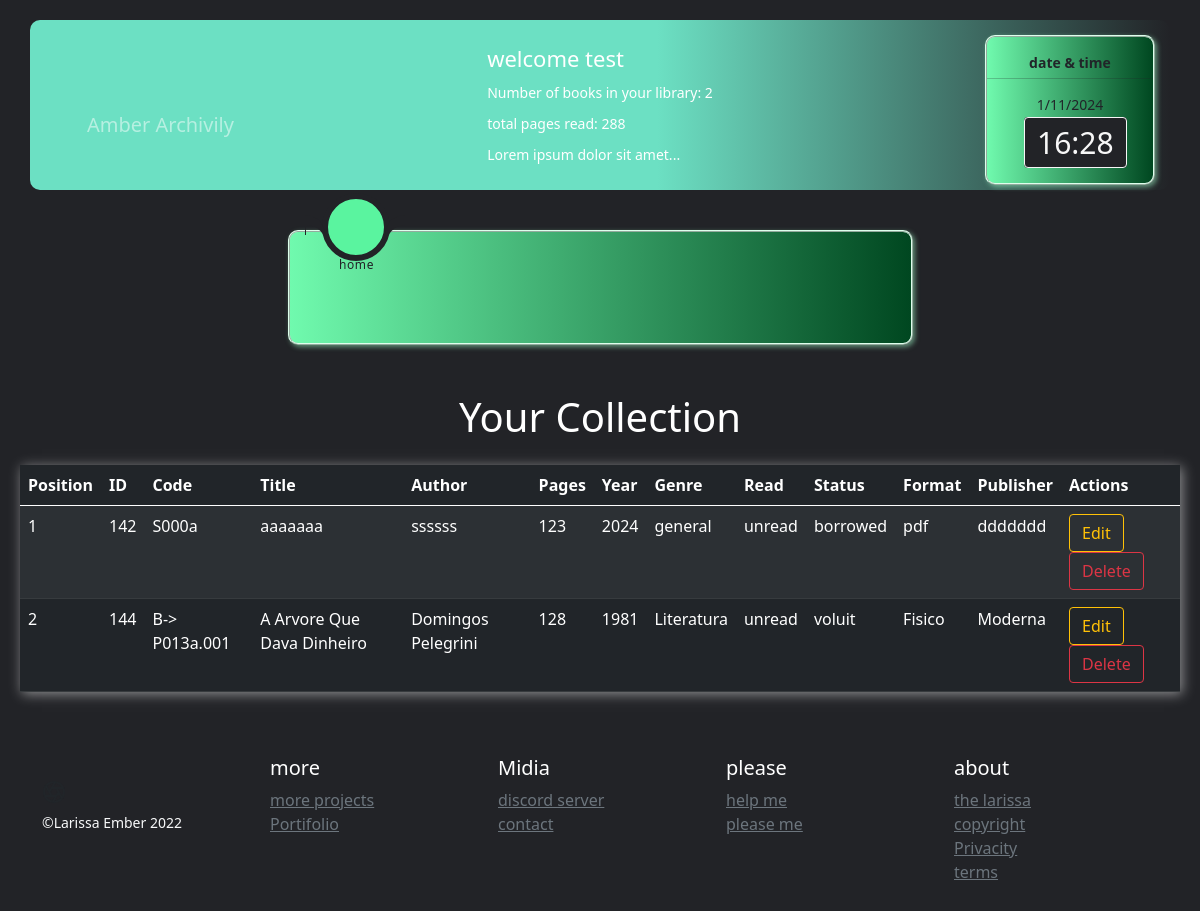
The page /your_collection (signed in) on the database its author committed.
### app/__init__.py (models this page shows, shortened)
class User(db.Model):
    __tablename__ = 'users'
    id = db.Column(db.Integer, primary_key=True)
    username = db.Column(db.String(), unique=True, nullable=False)
    password_hash = db.Column(db.String(), nullable=False)
    name = db.Column(db.String(), nullable=False)
    books = db.relationship('Book', backref='user', lazy=True)
    user_readings = db.relationship('UserReadings', backref='user', lazy=True)  # atributo de relacionamento
    sum_pages = db.Column(db.Integer)
    @property
    def is_authenticated(self):
        return True
    def __repr__(self):
        return f'{self.name}'

class Book(db.Model):
    __tablename__ = 'books'
    id = db.Column(db.Integer, primary_key=True)
    code = db.Column(db.String(8), unique=True, nullable=False)
    title = db.Column(db.String(200), nullable=False)
    author = db.Column(db.String(100), nullable=False)
    publisher = db.Column(db.String(100), nullable=False)
    year = db.Column(db.Integer, nullable=False)
    pages = db.Column(db.Integer, nullable=False)
    status = db.Column(db.String(50), nullable=False)  # 'available', 'borrowed', or 'ex-libris'
    format = db.Column(db.String(50), nullable=False)  # 'physical', 'e-book', or 'pdf'
    read = db.Column(db.String(10), nullable=False)
    genre = db.Column(db.String(50), nullable=False)
    completion_date = db.Column(db.String(11), nullable=True)
    user_id = db.Column(db.Integer, db.ForeignKey('users.id'), nullable=False)
    user_readings = db.relationship('UserReadings', backref='book', lazy=True)  # Adicione este atributo de relacionamento
    loan_id = db.Column(db.Integer, db.ForeignKey('loans.id'), nullable=True)  # Chave estrangeira para a tabela Loan
    loan = db.relationship('Loan', backref='book', uselist=False,foreign_keys="[Loan.book_id]")

### app/controllers/defaut.py (the view)
@app.route('/your_collection')
def your_collection():
    user = get_logged_in_user()
    if not user:
        return redirect('/login')
    books = Book.query.filter_by(user_id=user.id).all()
    return render_template('your_collection.html', books=books)

### app/controllers/defaut.py (called while the page is built)
@lm.user_loader
def load_user(user_id):
    return User.query.get(int(user_id))

def get_logged_in_user():
    if current_user.is_authenticated:
        return current_user
    else:
        return None

### app/templates/your_collection.html (shortened to what this page needs)
{% extends 'base.html' %}
{% block content %}
<h1 class="text-white text-center my-4">Your Collection</h1>
<div class="table-responsive-md table-responsive-sm table-responsive-xl table-responsive-lg">
  <table class="table table-striped table-hover table-dark ">
    <thead>
      <tr>
        <th>Position</th>
        <th>ID</th>
        <th>Code</th>
        <th>Title</th>
        <th>Author</th>
        <th>Pages</th>
        <th>Year</th>
        <th>Genre</th>
        <th>Read</th>
        <th>Status</th>
        <th>Format</th>
        <th>Publisher</th>
        <th>Actions</th>
      </tr>
    </thead>
    <tbody>
      {% for book in books %}
      <tr>
        <td>{{ loop.index }}</td>
        <td>{{ book.id }}</td>
        <td>{{ book.code }}</td>
        <td>{{ book.title }}</td>
        <td>{{ book.author }}</td>
        <td>{{ book.pages }}</td>
        <td>{{ book.year }}</td>
        <td>{{ book.genre }}</td>
        <td>
          {% if book.read == 'read' %}
          {% if book.completion_date %}
          <span data-toggle="tooltip" data-placement="top" title="{{ book.completion_date }}">
            {{ book.read }}
          </span>
          {% else %}
          {{ book.read }}
          {% endif %}
          {% else %}
          {{ book.read }}
          {% endif %}
        </td>
        <td>
          {% if book.status in ['borrowed'] and book.loan %}
          <span data-toggle="tooltip" data-placement="top" title="loaned to: {{ book.loan.lender }}">{{ book.status }}
          </span>
          {% elif book.status in ['voluit']  %}
          <span data-toggle="tooltip" data-placement="top" title="loaned by: {{ book.loan.borrower }}">
          {{ book.status }}
          </span>
          {% else %}
          {{book.status}}
          {% endif %}
        </td>
        <td>{{ book.format }}</td>
        <td>{{ book.publisher }}</td>
        <td>
          <a href="{{ url_for('edit_book', book_id=book.id) }}" class="btn btn-outline-warning">Edit</a>
          <button class="btn btn-outline-danger"
            onclick="confirmDelete({{ book.id }}, '{{ book.status }}')">Delete</button>
        </td>
      </tr>
      {% endfor %}
  </table>
</div>
{% endblock %}

### app/templates/base.html (shortened to what this page needs)
<!DOCTYPE html>
<html lang="en">
<head>
  <link rel="stylesheet" href="../static/css/fonts.css" type="text/css">
  <link rel="stylesheet" href="https://cdn.jsdelivr.net/npm/bootstrap@5.0.1/dist/css/bootstrap.min.css">
  <link rel="stylesheet" href="{{ url_for('static', filename='css/style.css') }}">
</head>
<body>
  <div class="d-none d-md-block d-lg-block d-xl-block">
    <header>
      {% if current_user.is_authenticated %}
      <div id="hide" class="container bg-dark text-white">
        <a class="navbar-brand text-white-50" href="/home">Amber Archivily</a>
        <div class="navbar-text">
          {% if current_user.is_authenticated %}
          <h2>welcome {{ current_user.username }}</h2>
          <p>Number of books in your library: {{ current_user.books|length }}</p>
          <p>total pages read: {{ current_user.sum_pages }}</p>
          <p>Lorem ipsum dolor sit amet...</p>
          {% endif %}
          <div class="datetime">
            <p class="text-dark fw-bold">date & time</p>
            <hr class="bg-dark">
            <p class="text-dark"><span id="date"></span>
            </p>
            <div>
              <time></time>
            </div>
          </div>
        </div>
      </div> {% endif %}
      <div class="d-none d-md-block d-lg-block d-xl-block">
        <nav class="">
          <div class="navigation">
            <ul>
              <li class="list active">
                <a href="/home">
                  <span class="text">home</span>
                </a>
              </li>
              <li class="list">
              </li>
              <li class="list">
              </li>
              <li class="list">
              </li>
              <li class="list">
              </li>
              <li class="list">
              </li>
              <li class="list">
              </li>
              {% if current_user.is_authenticated %}
              <li class="list">
              </li>
              {% endif %}
              <div class="indicator"></div>
            </ul>
          </div>
        </nav>
      </div>
    </header>
  </div>
  <br>
  <main>
    {% block content %}
    {% endblock %}
  </main>
  <footer class="container py-5 d-none d-md-block d-lg-block d-xl-block">
    <div class="row">
      <div class="col-12 col-md">
        <br>
        <small class="d-block mb-3 text-light">&copy;Larissa Ember 2022</small>
      </div>
      <div class="col-6 col-md">
        <h5 class="text-white">more</h5>
        <ul class="list-unstyled text-small">
          <li><a class="link-secondary" href="#">more projects</a></li>
          <li><a class="link-secondary" href="#">Portifolio</a></li>
        </ul>
      </div>
      <div class="col-6 col-md">
        <h5 class="text-white">Midia</h5>
        <ul class="list-unstyled text-small">
          <li><a class="link-secondary" href="https://discord.gg/jWzjDQSE">discord server</a></li>
          <li><a class="link-secondary" href="/profile">contact</a></li>
        </ul>
      </div>
      <div class="col-6 col-md">
        <h5 class="text-white">please</h5>
        <ul class="list-unstyled text-small">
          <li><a class="link-secondary" href="/help">help me</a></li>
          <li><a class="link-secondary" href="#">please me</a></li>
        </ul>
      </div>
      <div class="col-6 col-md">
        <h5 class="text-white">about</h5>
        <ul class="list-unstyled text-small">
          <li><a class="link-secondary" href="/profile">the larissa</a></li>
          <li><a class="link-secondary" href="/copyright">copyright</a></li>
          <li><a class="link-secondary" href="/only_fans">Privacity</a></li>
          <li><a class="link-secondary" href="/terms">terms</a></li>
        </ul>
      </div>
    </div>
  </footer>
</body>
</html>

### app/static/css/style.css (style rules this page uses)
header { font-family: 'Poppins', sans-serif; }
body { padding: 20px; justify-content: center; align-items: center; min-width: 100vh; background: #222327; }
div.container { min-width: 100px; position: relative; display: flex; justify-content: center; align-items: center; min-width: auto; min-height: 170px; font-size: 15px; background: linear-gradient( to right, rgb(108, 224, 195) 55%, #222327 ); border-radius: 10px; }
div.container h2 { margin: 10px; font-size: 22px; }
div.container p { margin: 10px; font-size: 14px; }
div.container a { position: absolute; top: 50%; left: 5%; }
div.navbar-text { min-width: 200px; max-width: 1080px; display: block; justify-content: center; align-items: center; align-items: left; }
nav { margin-top: 40px; position: relative; display: flex; justify-content: center; align-items: center; }
.navigation { width: 625px; height: 115px; background: linear-gradient( to right, #70faae, #004720 ); border: 2px ridge #ddffec; box-shadow: 2px 2px 5px rgba(162, 255, 204, 0.5); position: relative; display: flex; justify-content: center; align-items: center; border-radius: 10px; }
.navigation ul { display: flex; width: 700px; }
.navigation ul li { position: relative; list-style: none; width: 70px; height: 70px; z-index: 1; }
.navigation ul li a { position: relative; display: flex; justify-content: center; align-items: center; flex-direction: column; width: 100%; text-align: center; font-weight: 500; }
.navigation ul li a .text { position: absolute; color: #222327; font-weight: 400; font-size: 0.75em; letter-spacing: 0.05em; transition: 0.5s; opacity: 0; transform: translateY(20px); }
.navigation ul li.active a .text { opacity: 1; transform: translateY(20px); }
.indicator { position: absolute; top: -35%; width: 68px; height: 68px; background: #5af49f; border-radius: 50%; border: 6px solid #222327; transition: 0.5s; }
.indicator::before { content: ''; position: absolute; top: 46%; left: -22px; width: 20px; height: 20px; background: transparent; border-top-right-radius: 20px; box-shadow: -1px -10px 0 0 #222327; }
.indicator::after { content: ''; position: absolute; top: 46%; right: -22px; width: 20px; height: 20px; background: transparent; border-top-left-radius: 20px; box-shadow: -1px -10px 0 0 #222327; }
.datetime { position: absolute; right: 15px; top: 15px; }
div.datetime { width: 170px; height: 150px; background: linear-gradient( to right, #70faae, #004720 ); display: block; justify-content: center; align-items: center; border-radius: 10px; border: 2px ridge #ddffec; box-shadow: 2px 2px 5px rgba(162, 255, 204, 0.5); }
div.datetime p { margin-top: 15px; align-items: center; justify-content: center; display: flex; margin-bottom: 5px; }
div.datetime hr { margin-top: 5px; margin-bottom: 5px; }
div.datetime div { margin-top: 5px; justify-content: center; align-items: center; }
time { margin: 37px; justify-content: center; align-items: center; width: 140px; border: 1px solid #f7f7f7; padding: 4px 12px; background-color: #222327; color: #f7f7f7; font-size: 2em; font-weight: 300; border-radius: 4px; }

### app/templates/base.html (style rules this page uses)
table { box-shadow: 2px 2px 12px rgba(255, 255, 255, 0.5); }

### rows shown on the page
User: username "test", sum_pages "288"
Book: id "142", code "S000a", title "aaaaaaa", author "ssssss", pages "123", year "2024", genre "general", read "unread", status "borrowed", format "pdf", publisher "ddddddd"
Book: id "144", code "B-> P013a.001", title "A Arvore Que Dava Dinheiro", author "Domingos Pelegrini", pages "128", year "1981", genre "Literatura", read "unread", status "voluit", format "Fisico", publisher "Moderna"

### other values the page prints
{{ current_user.books|length }} "2"
